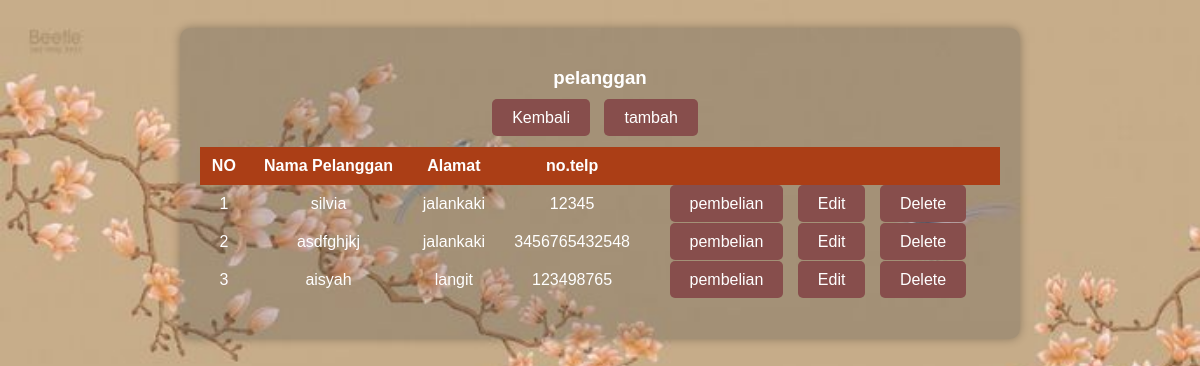
Page /kasir/data_pelanggan.php (signed in) on the committed database.
### tables this page shows
CREATE TABLE `pelanggan` (
  `PelangganID` int(11) NOT NULL,
  `NamaPelanggan` varchar(100) NOT NULL,
  `Alamat` text NOT NULL,
  `NomorTelepon` varchar(100) NOT NULL
);

### kasir/data_pelanggan.php (the view, shortened to what this page needs)
<!doctype html>
<html lang="en">
<head>
</head>
<body>
    <div class="container mt-5">
        <h3>pelanggan</h3>
        <div class="btn-container">
            <a type="button" href="dashboard.php" class="btn btn-danger me-3">Kembali</a>
            <a type="button" href="tambah_pelanggan.php" class="btn btn-success">tambah</a>
        </div>
        <table>
            <tr>
                <th>NO</th>
                <th>Nama Pelanggan</th>
                <th>Alamat</th>
                <th>no.telp</th>
                <th> </th>
            </tr>
            <?php
            include 'aksi/koneksi.php';
            $no = 1;
            $data = mysqli_query($koneksi, "SELECT * FROM pelanggan");
            while ($d = mysqli_fetch_assoc($data)) {
            ?>
            <tr>
                <td><?php echo $no++ ?></td>
                <td><?php echo $d['NamaPelanggan'] ?></td>
                <td><?php echo $d['Alamat'] ?></td>
                <td><?php echo $d['NomorTelepon'] ?></td>
                <td>
                    <a type="button" href="detail_pembelian.php?id=<?php echo $d['PelangganID'] ?>" class="btn btn-primary">pembelian</a>
                    <a type="button" href="edit_pelanggan.php?id=<?php echo $d['PelangganID'] ?>" class="btn btn-warning">Edit</a>
                    <a type="button" onclick="confirm('kamu yakin ?')" href="delete_pelanggan.php?id=<?php echo $d['PelangganID'] ?>" class="btn btn-danger">Delete</a>
                </td>
            </tr>
            <?php } ?>
        </table>
    </div>
</body>
</html>

### kasir/data_pelanggan.php (style rules this page uses)
body { font-family: Arial, sans-serif; background-image: url('assets/3.jpg'); background-size: cover; background-repeat: no-repeat; background-attachment: fixed; color: white; padding: 20px; }
.container { max-width: 800px; margin: 0 auto; padding: 20px; border-radius: 10px; box-shadow: 0 0 10px rgba(0, 0, 0, 0.3); background-color: rgba(26, 38, 49, 0.2); }
h3 { text-align: center; margin-bottom: 20px; }
.btn-container { margin-bottom: 20px; text-align: center; }
.btn { background-color: #874e4c; color: white; border: none; padding: 10px 20px; border-radius: 5px; text-decoration: none; margin-right: 10px; }
table { width: 100%; border-collapse: collapse; margin-bottom: 20px; }
th, td { padding: 10px; text-align: center; }
th { background-color: #ab3e16; color: white; }

### rows in the picture
pelanggan: NamaPelanggan "silvia", Alamat "jalankaki", NomorTelepon "12345"
pelanggan: NamaPelanggan "asdfghjkj", Alamat "jalankaki", NomorTelepon "3456765432548"
pelanggan: NamaPelanggan "aisyah", Alamat "langit", NomorTelepon "123498765"
